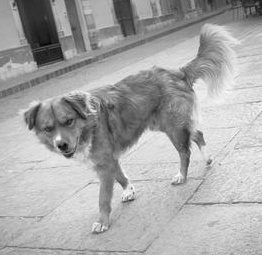
#> input picture data/clean/angry/13781116823_b1cb62c1e9_b.jpg, 262 x 255 px
$ python meme_maker.py ../../data/clean/angry/13781116823_b1cb62c1e9_b.jpg ../../data/clean/angry/14275334_bae466a283_b.jpg ../../data/clean/angry/14275334_bae466a283_b.jpg out.png
#> lines starting #> are read from the running program, lines starting #| are printed output that depends on the picture
"""Classic meme renderer: bold uppercase top/bottom text with a black outline, auto-sized and wrapped."""
from __future__ import annotations

import re
import textwrap
from functools import lru_cache
from pathlib import Path

from PIL import Image, ImageDraw, ImageFont, ImageOps

REPO = Path(__file__).resolve().parents[2]
FONT_CANDIDATES = [
    REPO / "part3_multimodal" / "assets" / "Anton-Regular.ttf",          # optional bundled meme font
    Path("C:/Windows/Fonts/impact.ttf"),
    Path("/usr/share/fonts/truetype/dejavu/DejaVuSans-Bold.ttf"),       # Docker image (fonts-dejavu-core)
    Path("/usr/share/fonts/truetype/msttcorefonts/Impact.ttf"),
]
MAX_SIDE = 900
# In dialogue memes each speaker starts a new line ("Them: ... Me: ..." → two lines), as in real meme pages.
_SPEAKER = re.compile(r"(?<=[.!?…])\s+(?=(?:me|also me|ena|ena zeda|moi|moi aussi|houma|them|eux)\s?:)", re.I)


@lru_cache(maxsize=64)
def _font(size: int):
    for p in FONT_CANDIDATES:
        if p.exists():
            return ImageFont.truetype(str(p), size)
    return ImageFont.load_default(size=size)


def _fit(draw, text, max_w, max_h, start):
    """Largest font size (and wrapping) so the text block fits in max_w x max_h."""
    size = start
    while size >= 14:
        font = _font(size)
        avg_char = max(1, draw.textlength("ABCDEFGHIJKLMNOPQRSTUVWXYZ", font=font) / 26)
        width_chars = max(8, int(max_w / avg_char))
        lines = textwrap.wrap(text, width=width_chars) or [""]
        line_h = font.getbbox("Ay")[3] + size // 8
        if max(draw.textlength(l, font=font) for l in lines) <= max_w and line_h * len(lines) <= max_h:
            return font, lines, line_h
        size -= 2
    font = _font(14)
    return font, textwrap.wrap(text, width=40)[:3], font.getbbox("Ay")[3] + 2


def _draw_block(draw, text, img_w, y0, max_h, from_bottom=False):
    if not text:
        return
    margin = int(img_w * 0.04)
    font, lines, line_h = _fit(draw, text.upper(), img_w - 2 * margin, max_h, start=max(28, img_w // 9))
    stroke = max(2, font.size // 12)
    total = line_h * len(lines)
    y = y0 - total if from_bottom else y0
    for line in lines:
        w = draw.textlength(line, font=font)
        draw.text(((img_w - w) / 2, y), line, font=font, fill="white", stroke_width=stroke, stroke_fill="black")
        y += line_h


def make_meme(img: Image.Image, top: str = "", bottom: str = "") -> Image.Image:
    img = ImageOps.exif_transpose(img).convert("RGB")
#> img is the input picture: PIL image 262x255 RGB; min 0, max 255, mean 167.1
    img.thumbnail((MAX_SIDE, MAX_SIDE))
    if min(img.size) < 320:                               # tiny crops: upscale so the text stays readable
        s = 320 / min(img.size)
#> s = 1.25
        img = img.resize((int(img.width * s), int(img.height * s)), Image.LANCZOS)
#> img: PIL image 328x320 RGB
    out = img.copy()
    d = ImageDraw.Draw(out)
    w, h = out.size
#> w = 328; h = 320
    pad = int(h * 0.03)
#> pad = 9
    _draw_block(d, top, w, pad, max_h=int(h * 0.30))
    _draw_block(d, bottom, w, h - pad, max_h=int(h * 0.30), from_bottom=True)
    return out


# ---------------------------------------------------------------- modern style: white caption band above the photo
BAR_FONT_CANDIDATES = [
    Path("C:/Windows/Fonts/arial.ttf"),
    Path("/usr/share/fonts/truetype/dejavu/DejaVuSans.ttf"),           # Docker image (fonts-dejavu-core)
]


@lru_cache(maxsize=32)
def _bar_font(size: int):
    for p in BAR_FONT_CANDIDATES:
        if p.exists():
            return ImageFont.truetype(str(p), size)
    return ImageFont.load_default(size=size)


def make_bar_meme(img: Image.Image, lines: list[str]) -> Image.Image:
    """Twitter/Instagram-style meme: black sentence-case text on a white band, photo underneath."""
    img = ImageOps.exif_transpose(img).convert("RGB")
    target_w = 720
    s = target_w / img.width
    img = img.resize((target_w, max(1, int(img.height * s))), Image.LANCZOS)
    if img.height > 900:                                  # keep tall photos reasonable
        img = img.crop((0, (img.height - 900) // 2, target_w, (img.height - 900) // 2 + 900))
    font = _bar_font(40)
    pad, gap = 28, 10
    probe = ImageDraw.Draw(Image.new("RGB", (1, 1)))
    char_w = max(1, probe.textlength("abcdefghijklmnopqrstuvwxyz", font=font) / 26)
    wrapped = [w for line in lines if line.strip() for w in (textwrap.wrap(line.strip(), width=int((target_w - 2 * pad) / char_w)) or [""])]
    line_h = font.getbbox("Ay")[3] + gap
    band_h = pad * 2 + line_h * max(1, len(wrapped)) - gap
    out = Image.new("RGB", (target_w, band_h + img.height), "white")
    d = ImageDraw.Draw(out)
    y = pad
    for line in wrapped:
        d.text((pad, y), line, font=font, fill="#111111")
        y += line_h
    out.paste(img, (0, band_h))
    return out


def render(img: Image.Image, caption: dict) -> Image.Image:
    """Draw a caption dict from captioner.generate_caption in its style ("classic" or "bar")."""
    if caption.get("style") == "bar":
        lines = [part for key in ("top", "bottom") for part in _SPEAKER.split(caption.get(key, ""))]
        return make_bar_meme(img, lines)
    return make_meme(img, caption.get("top", ""), caption.get("bottom", ""))


if __name__ == "__main__":
    import sys
    m = make_meme(Image.open(sys.argv[1]), sys.argv[2] if len(sys.argv) > 2 else "top text",
                  sys.argv[3] if len(sys.argv) > 3 else "bottom text")
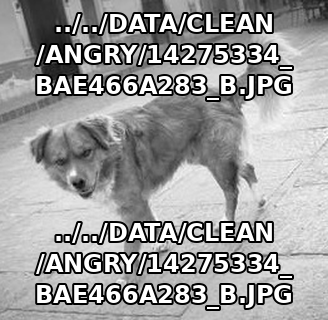
#> m: PIL image 328x320 RGB; min 0, max 255, mean 155.7
    m.save(sys.argv[4] if len(sys.argv) > 4 else "meme_test.jpg", quality=92)

$ run again, on data/clean/angry/15638009850_400d5d068a_b.jpg
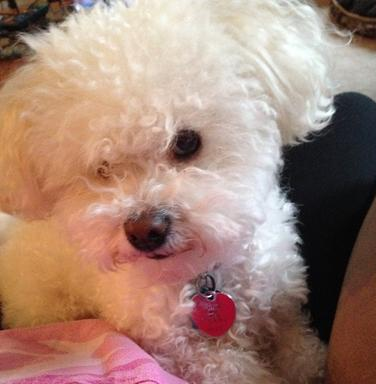
#> input picture data/clean/angry/15638009850_400d5d068a_b.jpg, 376 x 384 px
#> in make_meme, img is the input picture: PIL image 376x384 RGB; mean R, G, B 164.7, 132.4, 118.9
#> `m = make_meme(Image.open(sys.argv[1]), sys.argv[2] if len(sys.argv) > ..`:
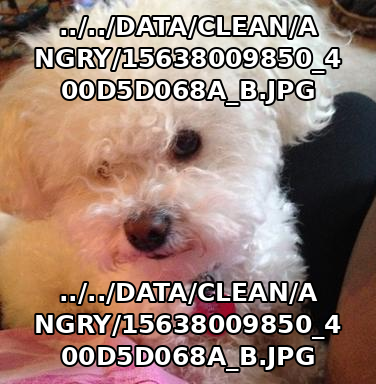
#> m: PIL image 376x384 RGB; mean R, G, B 151.5, 125.7, 114.6

$ run again, on data/clean/angry/15830109399_c081122483_b.jpg
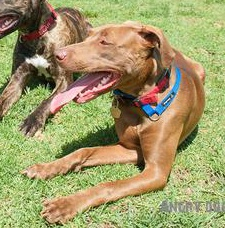
#> input picture data/clean/angry/15830109399_c081122483_b.jpg, 225 x 228 px
#> in make_meme, img is the input picture: PIL image 225x228 RGB; mean R, G, B 160.5, 153.9, 105.1
#> in make_meme, `img = img.resize((int(img.width * s), int(img.height * s)), Image.LANC..`:
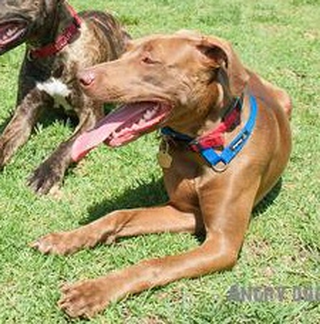
#> img: PIL image 320x324 RGB; mean R, G, B 160.5, 153.9, 105.1
#> `m = make_meme(Image.open(sys.argv[1]), sys.argv[2] if len(sys.argv) > ..`:
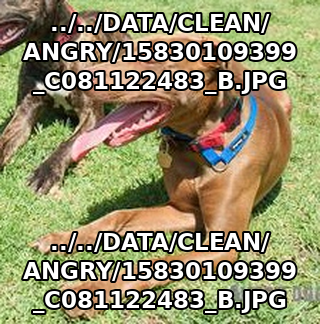
#> m: PIL image 320x324 RGB; mean R, G, B 146.6, 142.6, 105.8

$ run again, on data/clean/angry/16309871971_b4730f5cb5_b.jpg
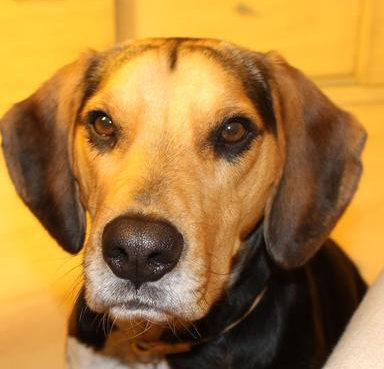
#> input picture data/clean/angry/16309871971_b4730f5cb5_b.jpg, 384 x 369 px
#> in make_meme, img is the input picture: PIL image 384x369 RGB; mean R, G, B 169.4, 124.7, 58.7
#> `m = make_meme(Image.open(sys.argv[1]), sys.argv[2] if len(sys.argv) > ..`:
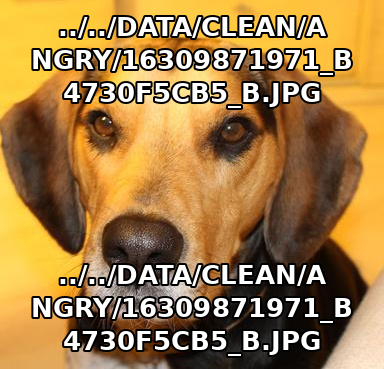
#> m: PIL image 384x369 RGB; mean R, G, B 161.8, 125.2, 72.1
